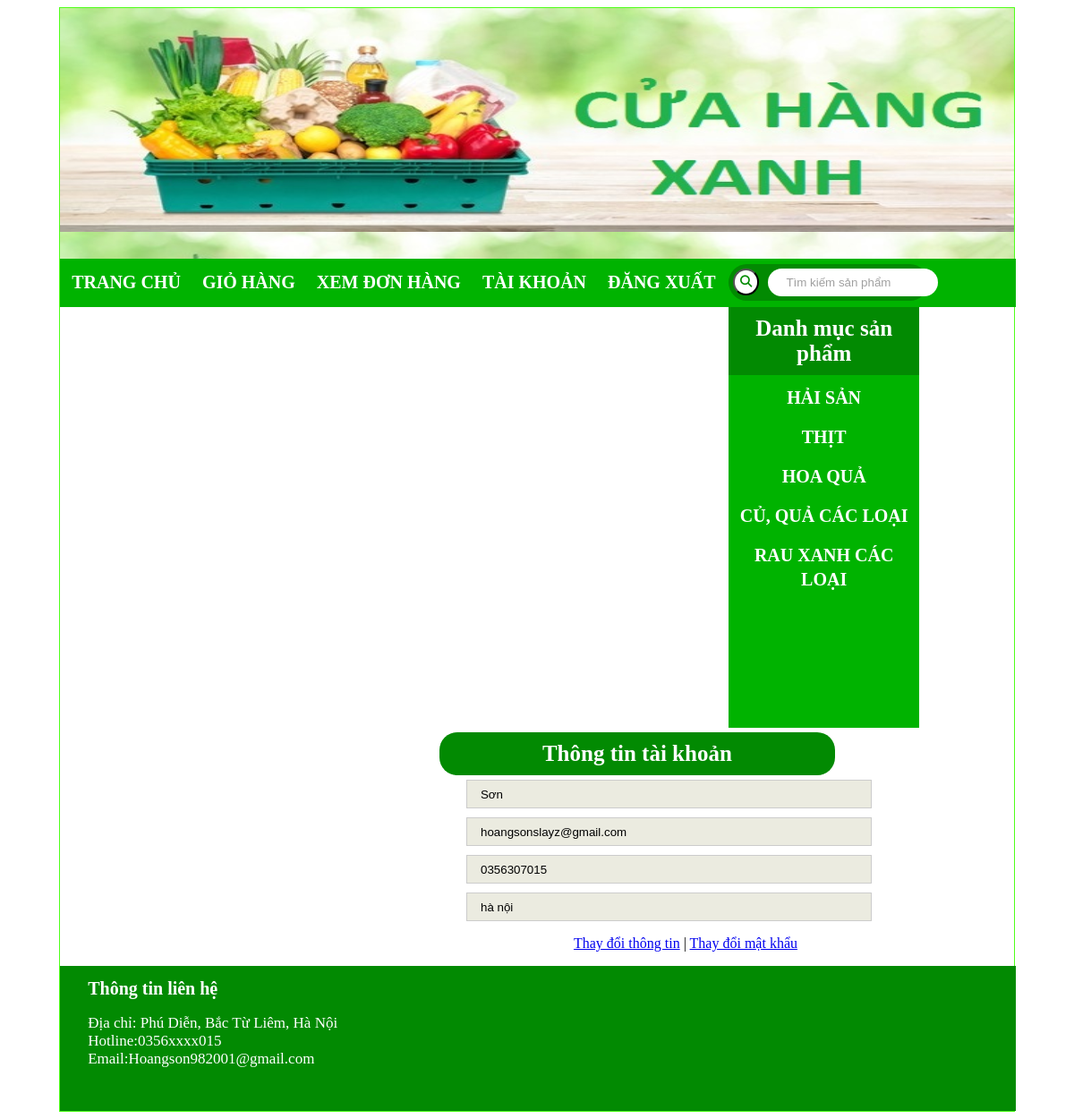
The page /index.php?quanly=taikhoan&iddangky=26 (signed in) on the database its author committed.
### tables this page shows
CREATE TABLE `tbl_danhmuc` (
  `id_danhmuc` int NOT NULL,
  `tendanhmuc` varchar(100) NOT NULL,
  `madanhmuc` varchar(100) NOT NULL
);

CREATE TABLE `tbl_dangky` (
  `id_dangky` int NOT NULL,
  `tenkhachhang` varchar(200) NOT NULL,
  `email` varchar(100) NOT NULL,
  `diachi` varchar(200) NOT NULL,
  `matkhau` varchar(100) NOT NULL,
  `dienthoai` varchar(20) NOT NULL
);

### pages/main/taikhoan.php (the view, shortened to what this page needs)
<h3> Thông tin tài khoản </h3>
  <?php
$sql_tk = "SELECT * FROM tbl_dangky WHERE id_dangky='$_GET[iddangky]' LIMIT 1" ;
$query_tk = mysqli_query($mysqli,$sql_tk);
?>
  <form  method="POST" action="">
 	<?php
 	while($row = mysqli_fetch_array($query_tk)) {
 	?>
	 <div class="input-box"  >
							 <input style="background:#ebebe0;pointer-events: none" type="text" value="<?php echo $row['tenkhachhang'] ?>" >
						</div>
						<div class="input-box" >
							<input style="background:#ebebe0;pointer-events: none" type="text" value="<?php echo $row['email'] ?>" >
                        </div>
						<div class="input-box" >
							<input  style="background:#ebebe0;pointer-events: none" type="text" value="<?php echo $row['dienthoai'] ?>" >
                        </div>
						<div class="input-box" >
                            <input style="background:#ebebe0;pointer-events: none" type="text" value="<?php echo $row['diachi'] ?>" n>
                        </div>
                        <p style="margin-left: 350px"><a   href="index.php?quanly=suataikhoan&iddangky=<?php echo $_SESSION['id_khachhang'] ?>">Thay đổi thông tin</a> |
                        <a  href="index.php?quanly=thaydoimatkhau">Thay đổi mật khẩu</a></p>
 </form>
	  <?php
	  }
	  ?>

### pages/sidebar/sidebar.php
<link rel="stylesheet" type="text/css" href="css/style.css">
<div class="sidebar">
				<h4 style="text-align:center">Danh mục sản phẩm</h4>
				<ul class="list_sidebar">
					<?php
						$sql_danhmuc = "SELECT * FROM tbl_danhmuc ORDER BY id_danhmuc DESC";
						$query_danhmuc = mysqli_query($mysqli,$sql_danhmuc);
						while($row = mysqli_fetch_array($query_danhmuc)){
					?>
					<li style="text-transform: uppercase;"><a href="index.php?quanly=danhmucsanpham&id=<?php echo $row['id_danhmuc'] ?>"><?php echo $row['tendanhmuc'] ?></a></li>
					<?php
					}
					?>
				</ul>
			</div>

### css/style.css (style rules this page uses)
.sidebar { height: 470px; width: 20%; float: left; background-color: #00b300; }
ul.list_sidebar { padding: 0; margin: 0; width: 100%; list-style: none; line-height: 27px; }
ul.list_sidebar li a { text-decoration: none; text-align: left; color: white; font-size:20px; display: block; text-align: center; font-weight: bolder; }
ul.list_sidebar li { margin: 7px; padding: 5px; }
h4 { font-size:25px; background-color: #028a02; color:white; display: block; padding: 10px 0 10px 0; margin: 0 ; }
h3 { text-align: center; background-color: #028a02; color: white; font-size:25px; display: block; border-radius: 20px; padding: 10px 0 10px 0; margin:5px 200px 5px 200px; }
.input-box { margin-bottom: 10px; }
.input-box input { padding: 7.5px 15px; width: 50%; border: 1px solid #cccccc; outline: none; margin-left: 230px; }
::placeholder { color: #afadad; }

### rows shown on the page
tbl_danhmuc: tendanhmuc "HẢI SẢN"
tbl_danhmuc: tendanhmuc "THỊT"
tbl_danhmuc: tendanhmuc "HOA QUẢ"
tbl_danhmuc: tendanhmuc "CỦ, QUẢ CÁC LOẠI"
tbl_danhmuc: tendanhmuc "RAU XANH CÁC LOẠI"
tbl_dangky: tenkhachhang "Sơn", email "hoangsonslayz@gmail.com", dienthoai "0356307015", diachi "hà nội"
